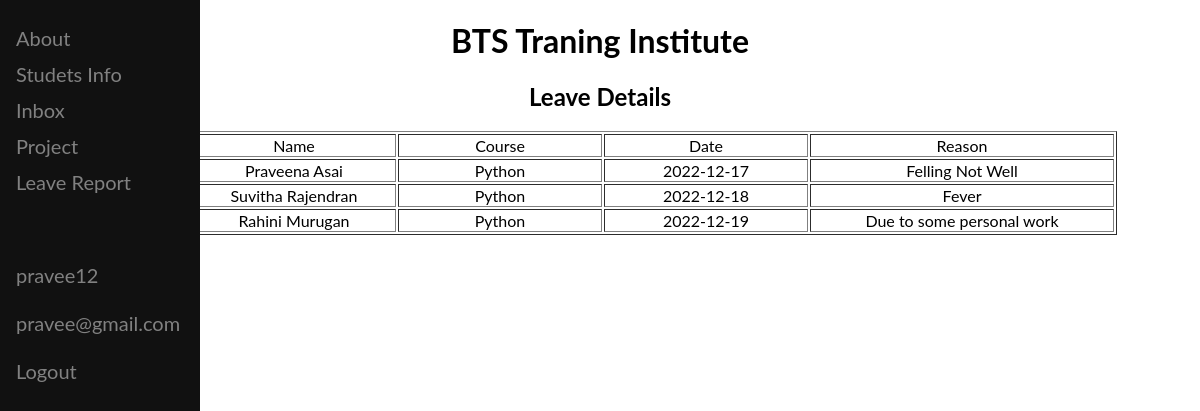
The page /std_leave (signed in) on the database its author committed.
### chat/models.py (models this page shows, shortened)
class Leaverequest(models.Model):
    Name= models.CharField(max_length=1000)
    TO = models.CharField(max_length=1000)
    Date = models.CharField(max_length=1000)
    Reason = models.CharField(max_length=10000)

### chat/views.py (the view)
# urls.py: path('std_leave', views.std_leave, name='std_leave'),
def std_leave(request):
    tit = "Leave Details"
    queryset = Leaverequest.objects.all()
    return render(request, 'leavestatus.html',{'all':queryset, 't':tit})

### templates/leavestatus.html (shortened to what this page needs)
<!DOCTYPE html>
<html>
<head>
<link rel="stylesheet" href="https://cdnjs.cloudflare.com/ajax/libs/font-awesome/4.7.0/css/font-awesome.min.css">
</head>
<body>
<div class="sidenav">
<a href="/smain">About</a>
<a href="/stdinfo">Studets Info</a>
<a href="/stf_home">Inbox</a>
<a href="/project">Project</a>
<a href="/std_leave">Leave Report</a><br><br><br>
<a>{{user.username}}<a>
  <a>{{user.email}}<a>
<a href="/login_user">Logout</a>
</body>
</html>
<center><h1>BTS Traning Institute</h1></center>
<center><h2>{{t}}</h2></center>
        {% if all %}
        <table align="center", border="1">
            <thead>
                <tr align="center">
                    <td style="width: 100px">S.No.</td>
                    <td style="width: 200px">Name</td>
                    <td style="width: 200px">Course</td>
                    <td style="width: 200px">Date</td>
                    <td style="width: 300px">Reason</td>
                </tr>
            </thead>
            {% for data in all %}
                <tbody>
                    <tr align="center">
                        <td>{{forloop.counter}}</td>
                        <td>{{data.Name}}</td>
                        <td>{{data.TO}}</td>
                        <td>{{data.Date}}</td>
                        <td>{{data.Reason}}</td>
                    </tr>
                </tbody>
            {% endfor %}
        </table>
        {% endif %}

### templates/leavestatus.html (style rules this page uses)
body { font-family: "Lato", sans-serif; }
.sidenav { height: 100%; width: 200px; position: fixed; z-index: 1; top: 0; left: 0; background-color: #111; overflow-x: hidden; padding-top: 20px; }
.sidenav a, .dropdown-btn { padding: 6px 8px 6px 16px; text-decoration: none; font-size: 20px; color: #818181; display: block; border: none; background: none; width: 100%; text-align: left; cursor: pointer; outline: none; }

### rows shown on the page
Leaverequest: Name "Praveena Asai", TO "Python", Date "2022-12-17", Reason "Felling Not Well"
Leaverequest: Name "Suvitha Rajendran", TO "Python", Date "2022-12-18", Reason "Fever"
Leaverequest: Name "Rahini Murugan", TO "Python", Date "2022-12-19", Reason "Due to some personal work"

### other values the page prints
{{ user.username }} "pravee12"
{{ user.email }} "pravee@gmail.com"
{{ t }} "Leave Details"
